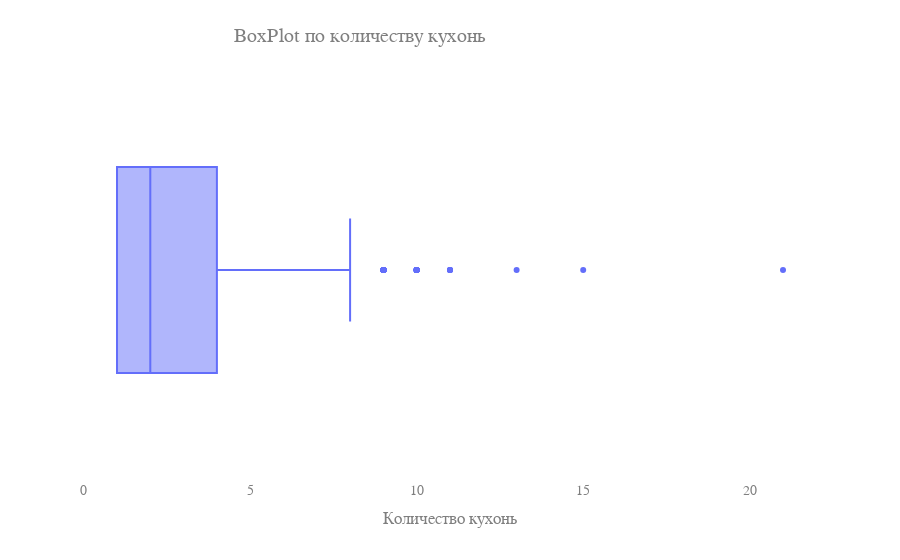

The code cell stored with this chart in its notebook:
### Markdown cell above
### Build BoxPlot for Cuisine Style count

### Code cell
fig = px.box(food_data, x="Cuisine Style Count", orientation='h')
fig.update_layout(
    {"plot_bgcolor": "rgba(0, 0, 0, 0)", "paper_bgcolor": "rgba(0, 0, 0, 0)",},
    title={
        "text": "BoxPlot по количеству кухонь",
        "y": 0.95,
        "x": 0.4,
        "xanchor": "center",
        "yanchor": "top",
    },
    xaxis_title="Количество кухонь",    
    font={"family": "Courier New, monospace", "size": 14, "color": "#7f7f7f"},
)
fig.show()

### Figure 1 — Plotly figure (JSON) as saved in the notebook; plotly's stock layout.template omitted (floating-point values rounded to 4 significant figures; data arrays with more than 128 entries replaced by an {"elided": "..."} marker saying what was removed)
{"data": [{"alignmentgroup": "True", "hovertemplate": "Cuisine Style Count=%{x}<extra></extra>", "legendgroup": "", "marker": {"color": "#636efa"}, "name": "", "notched": false, "offsetgroup": "", "orientation": "h", "showlegend": false, "type": "box", "x": {"elided": "50000 int values"}, "x0": " ", "xaxis": "x", "y0": " ", "yaxis": "y"}], "layout": {"boxmode": "group", "font": {"color": "#7f7f7f", "family": "Courier New, monospace", "size": 14}, "legend": {"tracegroupgap": 0}, "margin": {"t": 60}, "paper_bgcolor": "rgba(0, 0, 0, 0)", "plot_bgcolor": "rgba(0, 0, 0, 0)", "title": {"text": "BoxPlot по количеству кухонь", "x": 0.4, "xanchor": "center", "y": 0.95, "yanchor": "top"}, "xaxis": {"anchor": "y", "domain": [0, 1], "title": {"text": "Количество кухонь"}}, "yaxis": {"anchor": "x", "domain": [0, 1]}}}
